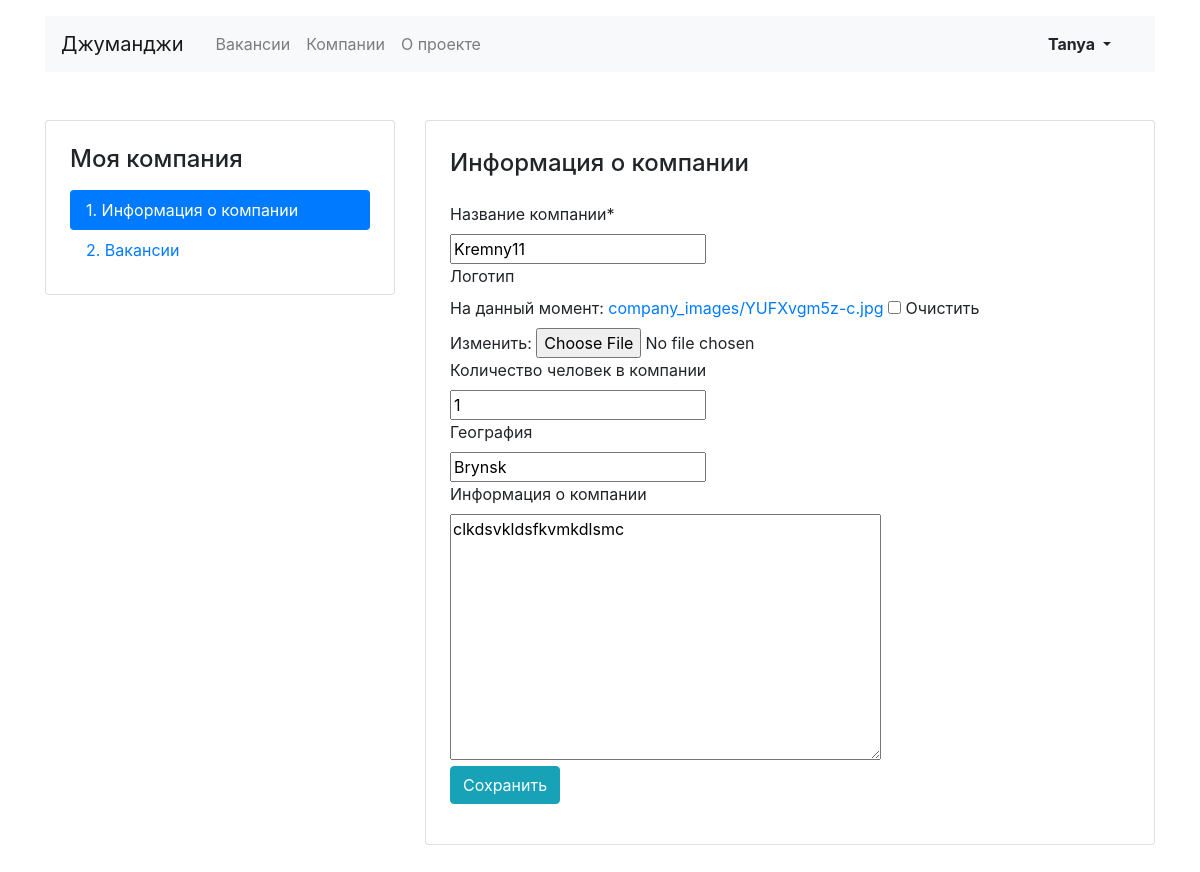
Before: /mycompany/edit (signed in) with the older database file.
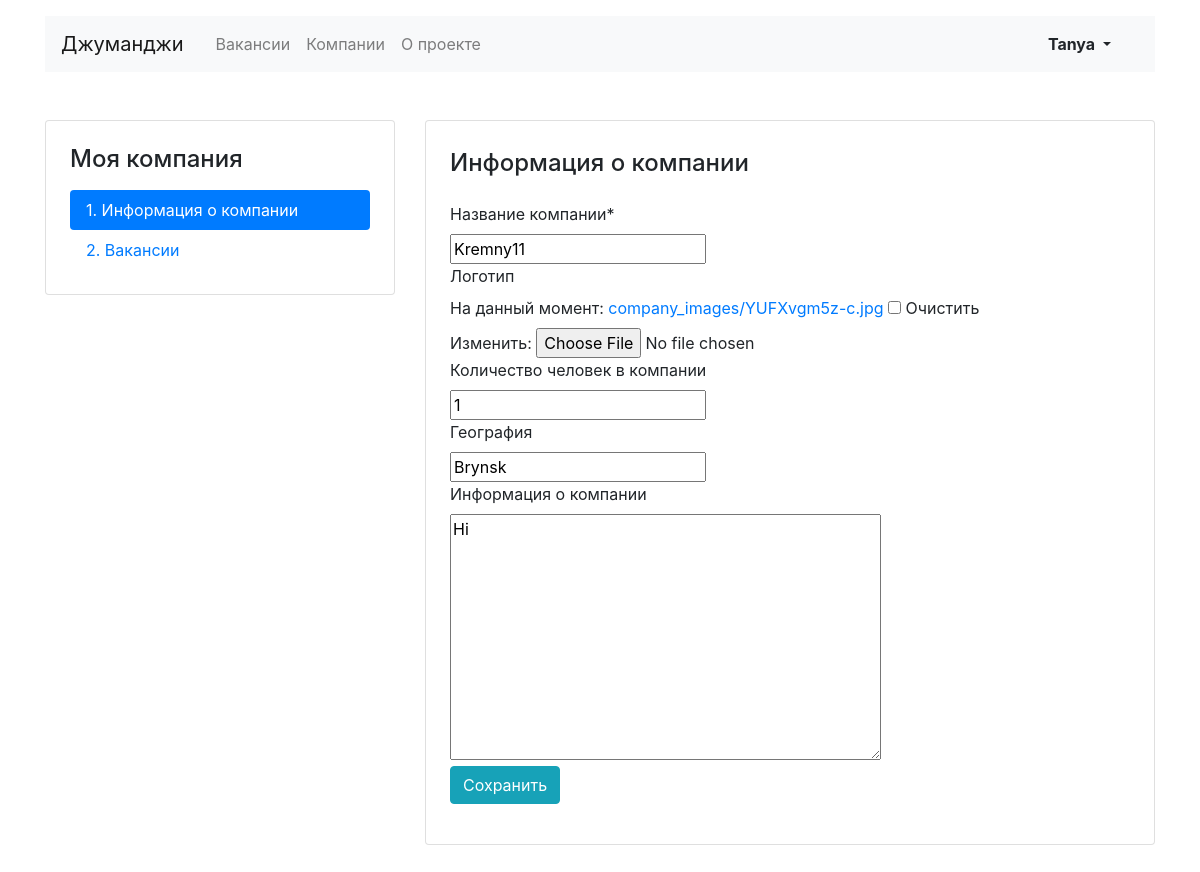
After: the same page with the newer database file.
### vacancies/models.py (models this page shows)
class Company(models.Model):
    name = models.CharField(max_length=100)  # Название
    logo = models.ImageField(
        upload_to=MEDIA_COMPANY_IMAGE_DIR,
        null=True,
        blank=True
    )  # Логотипчик
    employee_count = models.IntegerField(blank=True)
    location = models.CharField(max_length=50, blank=True)  # Город
    description = models.TextField(max_length=500, blank=True)
    owner = models.ForeignKey(User,
                              blank=True,
                              null=True,
                              on_delete=models.SET_NULL)    # Владелец

### vacancies/views.py (the view, shortened to what this page needs)
# urls.py: path('mycompany/edit', MyCompanyEditView.as_view(),
class MyCompanyEditView(View):
    def get(self, request, *args, **kwargs):
        my_company_req = models.Company.objects.filter(owner=request.user)
        if not my_company_req:
            raise Http404
        if len(my_company_req) == 0:
            return render(
                request,
                'company-create.html',
                context={'title': 'Создайте карточку компании'}
            )
        else:
            return render(
                request,
                'company-edit.html',
                context={
                    'title': 'Моя компания',
                    'company_form': CompanyForm(
                        instance=my_company_req.first())
                }
            )

### vacancies/forms.py
class CompanyForm(ModelForm):
    class Meta:
        model = Company
        labels = {
            'name': 'Название компании',
            'logo': 'Логотип',
            'employee_count': 'Количество человек в компании',
            'location': 'География',
            'description': 'Информация о компании'
        }
        exclude = ['owner']

### vacancies/templates/company-edit.html (shortened to what this page needs)
{% extends 'base.html' %}
{% block container %}
  <main class="container mt-3 pb-5">
    <div class="row mt-5">
      <div class="col-12 col-lg-4">
        <aside class="pt-3 pb-4 px-4 mb-5 card">
          <h1 class="h4 pt-2 pb-2">Моя компания</h1>
          <div class="nav flex-column nav-pills">
            <a class="nav-link active" href="{% url 'my_company' %}">1. Информация о&nbsp;компании</a>
            <a class="nav-link" href="{% url 'mycompany_vac' %}">2. Вакансии</a>
          </div>
        </aside>
      </div>
      <div class="col-12 col-lg-8">
        <div class="card">
          <div class="card-body px-4 pb-4">
            <section class="tab-pane fade show active">
              <h2 class="h4 pt-2 pb-3">Информация о&nbsp;компании</h2>
              {% load crispy_forms_tags %}
              <form method="post" enctype="multipart/form-data">
                {{ company_form|crispy }}
                <div class="form-group">
                  <input type="submit" class="btn btn-info" value="Сохранить">
                </div>
              </form>
            </section>
          </div>
        </div>
      </div>
    </div>
  </main>
{% endblock %}

Changed rows visible on the page:
changed Company "Kremny11": description "clkdsvkldsfkvmkdlsmc" → "Hi"
